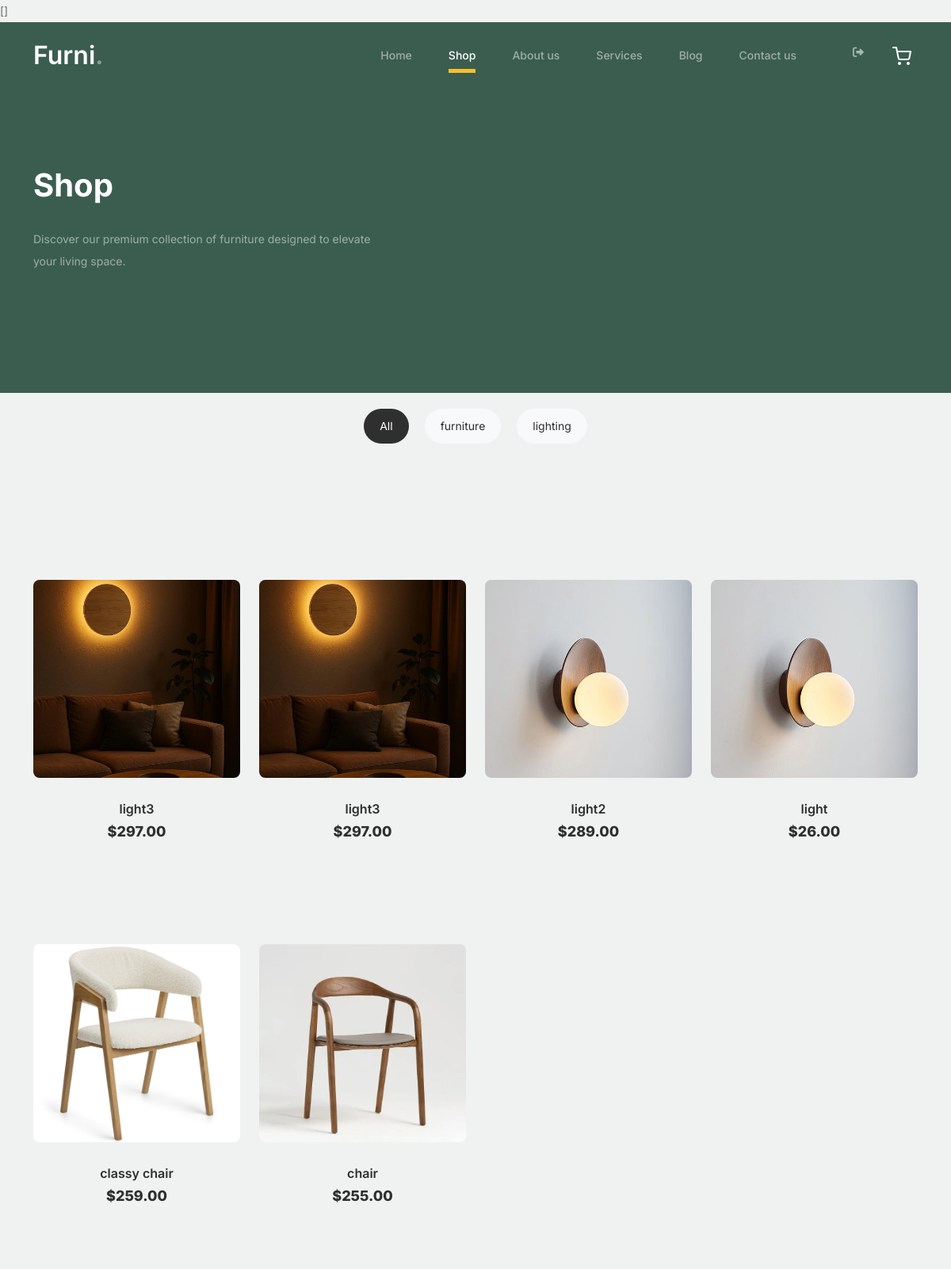
Page /furniture/shop1.php (signed in) on the committed database.
### tables this page shows
CREATE TABLE `categories` (
  `id` int(11) NOT NULL,
  `name` varchar(100) NOT NULL,
  `description` text DEFAULT NULL,
  `parent_id` int(11) DEFAULT NULL,
  `created_at` timestamp NOT NULL DEFAULT current_timestamp(),
  `updated_at` timestamp NOT NULL DEFAULT current_timestamp() ON UPDATE current_timestamp()
);

CREATE TABLE `products` (
  `id` int(11) NOT NULL,
  `name` varchar(255) NOT NULL,
  `description` text DEFAULT NULL,
  `price` decimal(10,2) NOT NULL,
  `category_id` int(11) NOT NULL,
  `subcategory_id` int(11) DEFAULT NULL,
  `stock` int(11) NOT NULL DEFAULT 0,
  `image` varchar(255) DEFAULT NULL,
  `created_at` timestamp NOT NULL DEFAULT current_timestamp(),
  `updated_at` timestamp NOT NULL DEFAULT current_timestamp() ON UPDATE current_timestamp(),
  `category` varchar(100) DEFAULT 'Uncategorized'
);

### furniture/db_connection.php (called while the page is built, shortened)
<?php
$host = 'localhost';
$dbname = 'home_decor_db';
$username = 'root';
$password = '';
try {
    $pdo = new PDO("mysql:host=$host;dbname=$dbname;charset=utf8", $username, $password);
    $pdo->setAttribute(PDO::ATTR_ERRMODE, PDO::ERRMODE_EXCEPTION);
} catch (PDOException $e) {
    file_put_contents('debug.log', date('Y-m-d H:i:s') . " - Database connection failed: " . $e->getMessage() . "\n", FILE_APPEND);
}
function getProducts() {
    global $pdo;
    $stmt = $pdo->query("
        SELECT p.*,
               c.name AS category_name,
               sc.name AS subcategory_name
        FROM products p
        LEFT JOIN categories c ON p.category_id = c.id
        LEFT JOIN categories sc ON p.subcategory_id = sc.id
        ORDER BY p.id DESC
    ");
    return $stmt->fetchAll(PDO::FETCH_ASSOC);
}
function getCategories($parent_id = null) {
    global $pdo;
    $sql = "
        SELECT c.*,
               (SELECT COUNT(*) FROM products p WHERE p.category_id = c.id OR p.subcategory_id = c.id) AS product_count
        FROM categories c";
    $params = [];
    if ($parent_id !== null) {
        $sql .= " WHERE c.parent_id = ?";
        $params[] = $parent_id;
    } else {
        $sql .= " WHERE c.parent_id IS NULL";
    }
    $sql .= " ORDER BY c.name";
    $stmt = $pdo->prepare($sql);
    $stmt->execute($params);
    return $stmt->fetchAll(PDO::FETCH_ASSOC);
}
?>

### furniture/shop1.php (the view, shortened to what this page needs)
<?php
require_once 'db_connection.php';
$categories = getCategories();
$products = getProducts();
$selected_category = isset($_GET['category']) ? $_GET['category'] : 'all';
$filtered_products = $products;
?>
<!doctype html>
<html lang="en">
<head>
  <link href="css/bootstrap.min.css" rel="stylesheet">
  <link href="https://cdnjs.cloudflare.com/ajax/libs/font-awesome/6.0.0-beta3/css/all.min.css" rel="stylesheet">
  <link href="css/tiny-slider.css" rel="stylesheet">
  <link href="css/style.css" rel="stylesheet">
</head>
<body>
    <nav class="custom-navbar navbar navbar navbar-expand-md navbar-dark bg-dark" arial-label="Furni navigation bar">
    <div class="container">
      <a class="navbar-brand" href="index.php ">Furni<span>.</span></a>
      <div class="collapse navbar-collapse" id="navbarsFurni">
        <ul class="custom-navbar-nav navbar-nav ms-auto mb-2 mb-md-0">
          <li class="nav-item"><a class="nav-link" href="index.php">Home</a></li>
          <li class="active"><a class="nav-link" href="shop.php">Shop</a></li>
          <li><a class="nav-link" href="about.php">About us</a></li>
          <li><a class="nav-link" href="services.php">Services</a></li>
          <li><a class="nav-link" href="blog.php">Blog</a></li>
          <li><a class="nav-link" href="contact.php">Contact us</a></li>
        </ul>
        <ul class="custom-navbar-cta navbar-nav mb-2 mb-md-0 ms-5">
   <?php if(isset($_SESSION['user_logged_in']) && $_SESSION['user_logged_in']): ?>
            <li><a class="nav-link" href="logout.php"><i class="fas fa-sign-out-alt" title="Logout"></i></a></li>
          <?php else: ?>
        <li><a class="nav-link" href="login.php"><img src="images/user.svg"></a></li>
    <?php endif; ?>
    <li><a class="nav-link" href="cart.php"><img src="images/cart.svg"></a></li>
</ul>
      </div>
    </div>
  </nav>
  <div class="hero">
    <div class="container">
      <div class="row justify-content-between">
        <div class="col-lg-5">
          <div class="intro-excerpt">
            <h1>Shop</h1>
            <p class="mb-4">Discover our premium collection of furniture designed to elevate your living space.</p>
          </div>
        </div>
      </div>
    </div>
  </div>
  <div class="category-section">
    <div class="container">
      <div class="row">
        <div class="col-12">
          <ul class="category-list">
            <li class="<?php echo $selected_category === 'all' ? 'active' : ''; ?>">
              <a href="?category=all" data-filter="all">All</a>
            </li>
            <?php foreach ($categories as $category): ?>
              <li class="<?php echo $selected_category == $category['id'] ? 'active' : ''; ?>">
                <a href="?category=<?php echo $category['id']; ?>" data-filter="<?php echo $category['id']; ?>">
                  <?php echo htmlspecialchars($category['name']); ?>
                </a>
              </li>
            <?php endforeach; ?>
          </ul>
        </div>
      </div>
    </div>
  </div>
<div class="untree_co-section product-section before-footer-section">
  <div class="container">
    <div class="row">
      <?php if (empty($filtered_products)): ?>
        <div class="col-12 text-center py-5">
          <h4>No products found in this category</h4>
          <a href="?category=all" class="btn btn-primary">View All Products</a>
        </div>
      <?php else: ?>
        <?php foreach ($filtered_products as $product): ?>
          <div class="col-12 col-md-4 col-lg-3 mb-5" data-category="<?php echo $product['category_id']; ?>" data-subcategory="<?php echo $product['subcategory_id'] ?? ''; ?>">
            <a class="product-item" href="product-detail.php?id=<?php echo $product['id']; ?>">
              <img src="<?php echo htmlspecialchars($product['image'] ?? ''); ?>"
                   class="img-fluid product-thumbnail"
                   alt="<?php echo htmlspecialchars($product['name'] ?? 'Product'); ?>">
              <h3 class="product-title"><?php echo htmlspecialchars($product['name'] ?? 'Unnamed Product'); ?></h3>
              <strong cla
              ss="product-price">$<?php echo number_format($product['price'] ?? 0, 2); ?></strong>
            </a>
          </div>
        <?php endforeach; ?>
      <?php endif; ?>
    </div>
  </div>
</div>
</body>
</html>

### furniture/css/style.css (style rules this page uses)
body { overflow-x: hidden; position: relative; }
body { font-family: "Inter", sans-serif; font-weight: 400; line-height: 28px; color: #6a6a6a; font-size: 14px; background-color: #eff2f1; }
a { text-decoration: none; -webkit-transition: .3s all ease; -o-transition: .3s all ease; transition: .3s all ease; color: #2f2f2f; text-decoration: underline; }
.custom-navbar { background: #3b5d50 !important; padding-top: 20px; padding-bottom: 20px; }
.custom-navbar .navbar-brand { font-size: 32px; font-weight: 600; }
.custom-navbar .navbar-brand > span { opacity: .4; }
@media (min-width: 992px) { .custom-navbar .custom-navbar-nav li { margin-left: 15px; margin-right: 15px; } }
.custom-navbar .custom-navbar-nav li a { font-weight: 500; color: #ffffff !important; opacity: .5; -webkit-transition: .3s all ease; -o-transition: .3s all ease; transition: .3s all ease; position: relative; }
@media (min-width: 768px) { .custom-navbar .custom-navbar-nav li a:before { content: ""; position: absolute; bottom: 0; left: 8px; right: 8px; background: #f9bf29; height: 5px; opacity: 1; visibility: visible; width: 0; -webkit-transition: .15s all ease-out; -o-transition: .15s all ease-out; transition: .15s all ease-out; } }
.custom-navbar .custom-navbar-nav li.active a { opacity: 1; }
.custom-navbar .custom-navbar-nav li.active a:before { width: calc(100% - 16px); }
.custom-navbar .custom-navbar-cta { margin-left: 0 !important; -webkit-box-orient: horizontal; -webkit-box-direction: normal; -ms-flex-direction: row; flex-direction: row; }
@media (min-width: 768px) { .custom-navbar .custom-navbar-cta { margin-left: 40px !important; } }
.custom-navbar .custom-navbar-cta li { margin-left: 0px; margin-right: 0px; }
.custom-navbar .custom-navbar-cta li:first-child { margin-right: 20px; }
.hero { background: #3b5d50; padding: calc(4rem - 30px) 0 0rem 0; }
@media (min-width: 768px) { .hero { padding: calc(4rem - 30px) 0 4rem 0; } }
@media (min-width: 992px) { .hero { padding: calc(8rem - 30px) 0 8rem 0; } }
.hero .intro-excerpt { position: relative; z-index: 4; }
@media (min-width: 992px) { .hero .intro-excerpt { max-width: 450px; } }
.hero h1 { font-weight: 700; color: #ffffff; margin-bottom: 30px; }
.hero p { color: rgba(255, 255, 255, 0.5); margin-botom: 30px; }
.product-section { padding: 7rem 0; }
.product-section .product-item { text-align: center; text-decoration: none; display: block; position: relative; padding-bottom: 50px; cursor: pointer; }
.product-section .product-item .product-thumbnail { margin-bottom: 30px; position: relative; top: 0; -webkit-transition: .3s all ease; -o-transition: .3s all ease; transition: .3s all ease; }
.product-section .product-item h3 { font-weight: 600; font-size: 16px; }
.product-section .product-item strong { font-weight: 800 !important; font-size: 18px !important; }
.product-section .product-item h3, .product-section .product-item strong { color: #2f2f2f; text-decoration: none; }
.product-section .product-item:before { bottom: 0; left: 0; right: 0; position: absolute; content: ""; background: #dce5e4; height: 0%; z-index: -1; border-radius: 10px; -webkit-transition: .3s all ease; -o-transition: .3s all ease; transition: .3s all ease; }
.before-footer-section { padding: 7rem 0 12rem 0 !important; }
.untree_co-section { padding: 7rem 0; }

### furniture/shop1.php (style rules this page uses)
.product-item { position: relative; display: block; margin-bottom: 30px; transition: all 0.3s ease; }
.product-thumbnail { width: 100%; height: 250px; object-fit: cover; border-radius: 8px; margin-bottom: 15px; }
.product-title { font-size: 1.1rem; margin-bottom: 5px; color: #2f2f2f; }
.category-list { display: flex; flex-wrap: wrap; justify-content: center; padding: 20; list-style: none; margin-bottom: 30px; }
.category-list li { margin: 0 10px 10px; }
.category-list a { display: block; padding: 8px 20px; background: #f8f9fa; color: #2f2f2f; border-radius: 30px; text-decoration: none; transition: all 0.3s ease; }
.category-list li.active a, .category-list a:hover { background: #2f2f2f; color: white; }

### rows in the picture
categories: name "furniture"
categories: name "lighting"
products: image (picture), name "light3", price "297.00"
products: image (picture), name "light3", price "297.00"
products: image (picture), name "light2", price "289.00"
products: image (picture), name "light", price "26.00"
products: image (picture), name "classy chair", price "259.00"
products: image (picture), name "chair", price "255.00"
